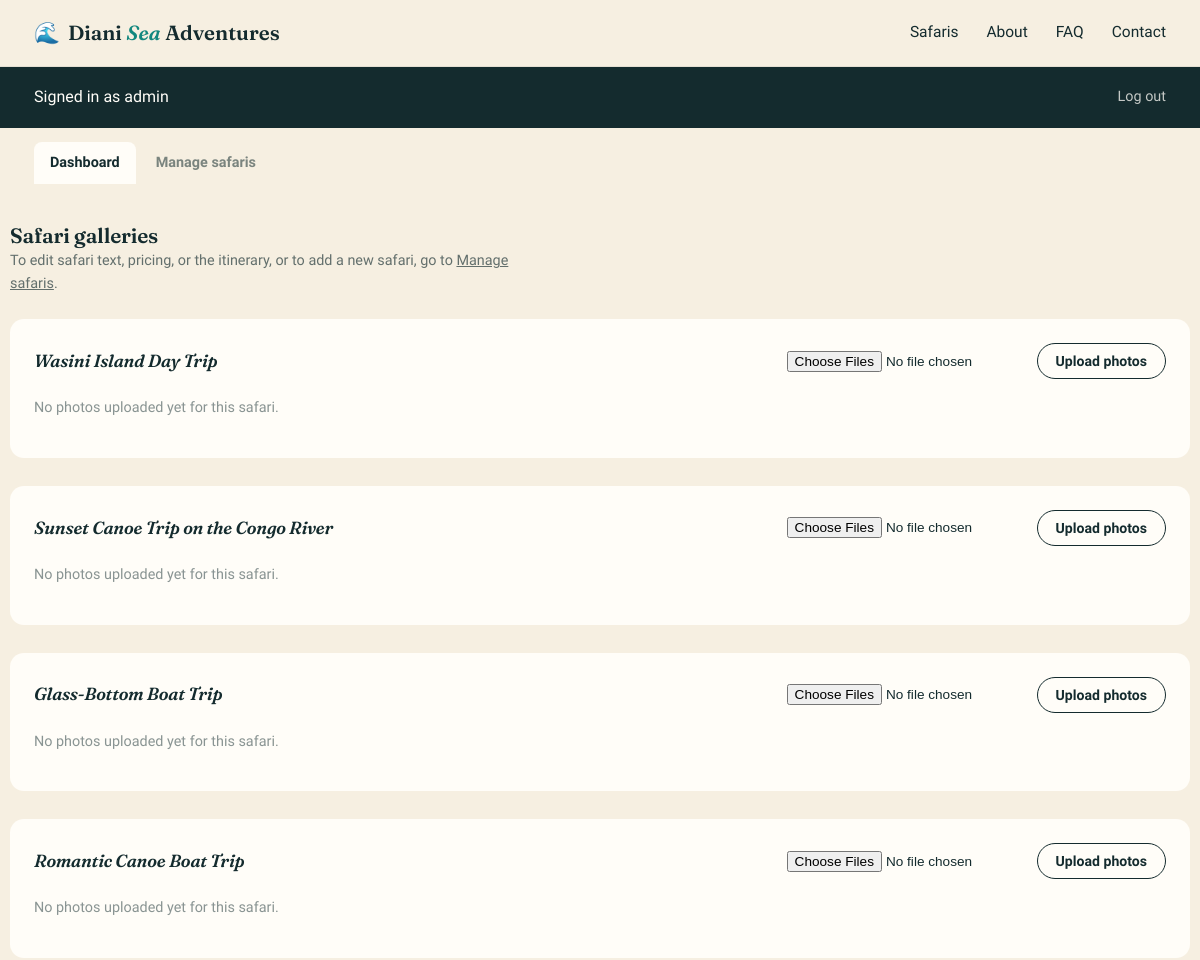
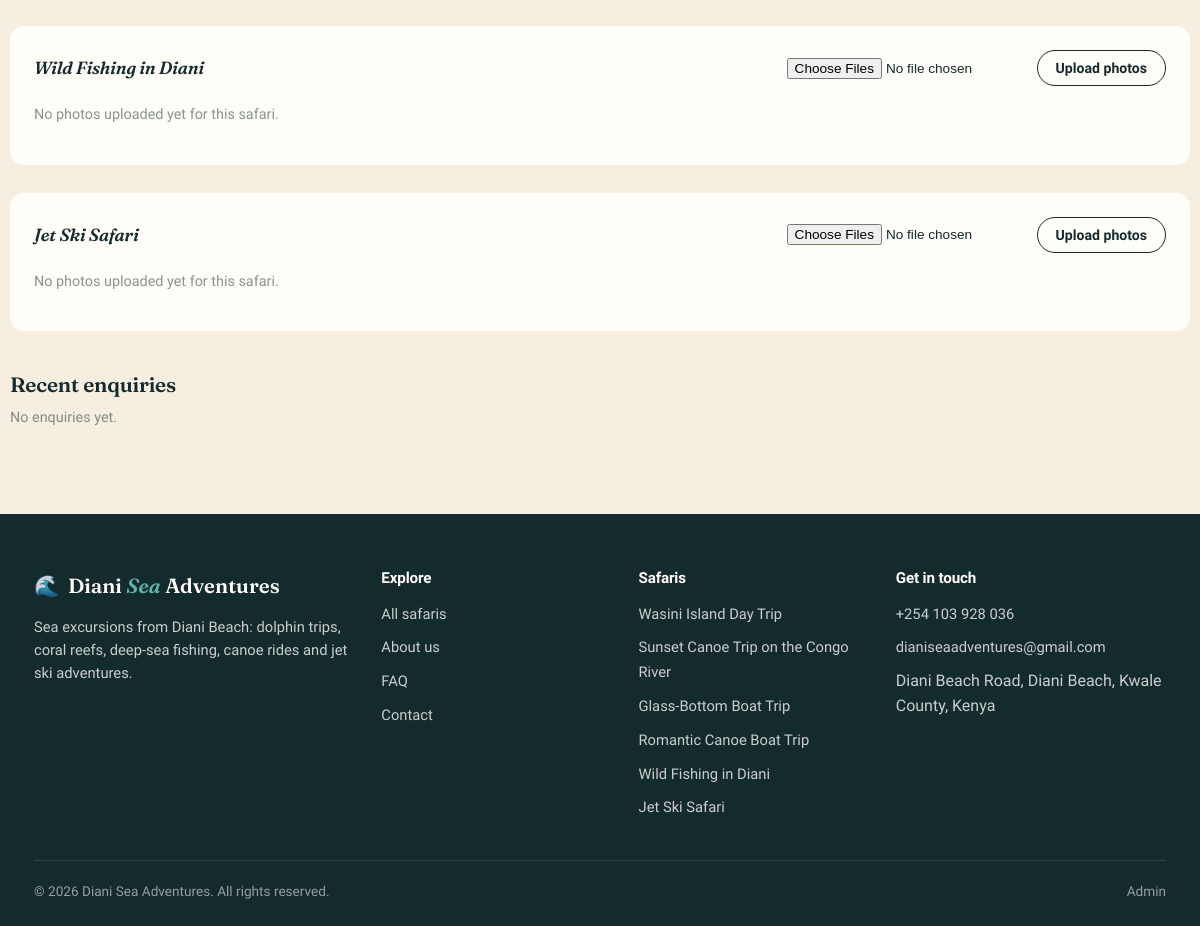
Screenshot of /admin/dashboard (signed in) with the database file from the repository (2 pictures, top to bottom).
### tables this page shows
CREATE TABLE safaris (
    id INTEGER PRIMARY KEY AUTOINCREMENT,
    slug TEXT UNIQUE NOT NULL,
    accent TEXT DEFAULT 'lagoon',
    emoji TEXT DEFAULT '',
    name TEXT NOT NULL,
    tagline TEXT DEFAULT '{}',
    teaser TEXT DEFAULT '{}',
    duration TEXT DEFAULT '{}',
    group_size TEXT DEFAULT '{}',
    price TEXT DEFAULT '{}',
    difficulty TEXT DEFAULT '{}',
    departs TEXT DEFAULT '{}',
    best_time TEXT DEFAULT '{}',
    overview TEXT DEFAULT '{}',
    highlights TEXT DEFAULT '{}',
    included TEXT DEFAULT '{}',
    excluded TEXT DEFAULT '{}',
    bring TEXT DEFAULT '{}',
    itinerary TEXT DEFAULT '{}',
    display_order INTEGER DEFAULT 0
);

### app.py (the view)
@app.route("/admin/dashboard")
@login_required
def admin_dashboard():
    inquiries = db.get_all_inquiries(DEFAULT_LOCALE)
    return render_template("admin_dashboard.html", inquiries=inquiries)

### app.py (called while the page is built)
def login_required(view):
    @wraps(view)
    def wrapped(*args, **kwargs):
        if not session.get("is_admin"):
            flash("Please log in to access the admin area.", "error")
            return redirect(url_for("admin_login", next=request.path))
        return view(*args, **kwargs)
    return wrapped

def get_locale():
    query_lang = request.args.get("lang")
    if query_lang in SUPPORTED_LOCALES:
        session["locale"] = query_lang
        return query_lang
    if session.get("locale") in SUPPORTED_LOCALES:
        return session["locale"]
    best = request.accept_languages.best_match(SUPPORTED_LOCALES)
    locale = best or DEFAULT_LOCALE
    session["locale"] = locale
    return locale

@app.before_request
def load_locale():
    g.locale = get_locale()

def safari_cover_url(slug):
    path = os.path.join(COVERS_DIR, f"{slug}.jpg")
    if os.path.exists(path):
        return url_for("static", filename=f"covers/{slug}.jpg")
    return None

def localized_contact_info(locale):
    info = dict(CONTACT_INFO)
    info["hours"] = [
        (resolve_locale(h["day"], locale), h["time"]) for h in CONTACT_INFO["hours"]
    ]
    return info

def build_switch_urls():
    urls = {}
    for code in SUPPORTED_LOCALES:
        args = request.args.to_dict(flat=True)
        args["lang"] = code
        urls[code] = request.path + "?" + urlencode(args)
    return urls

@app.context_processor
def inject_globals():
    is_admin_area = request.path.startswith("/admin")
    locale = DEFAULT_LOCALE if is_admin_area else g.locale
    safaris = db.get_all_safaris(locale)
    for s in safaris:
        s["cover_url"] = safari_cover_url(s["slug"])
    return {
        "safaris": safaris,
        "contact": localized_contact_info(locale),
        "current_year": datetime.now().year,
        "tr": lambda key, **kw: translate(key, locale, **kw),
        "locale": locale,
        "SUPPORTED_LOCALES": SUPPORTED_LOCALES,
        "LOCALE_NAMES": LOCALE_NAMES,
        "switch_urls": build_switch_urls(),
    }

### db.py (called while the page is built)
def get_db():
    if "db" not in g:
        g.db = sqlite3.connect(current_app.config["DATABASE_PATH"])
        g.db.row_factory = sqlite3.Row
        g.db.execute("PRAGMA foreign_keys = ON")
    return g.db

def get_all_safaris(locale=DEFAULT_LOCALE):
    rows = get_db().execute(
        "SELECT * FROM safaris ORDER BY display_order"
    ).fetchall()
    return [_safari_row_to_dict(r, locale) for r in rows]

### templates/admin_dashboard.html (shortened to what this page needs)
{% extends "base.html" %}
{% block content %}
<div class="admin-shell">
  <div class="admin-topbar">
    <div class="container">
      <span>Signed in as admin</span>
      <a href="{{ url_for('admin_logout') }}">Log out</a>
    </div>
  </div>
  <div class="container admin-subnav">
    <a href="{{ url_for('admin_dashboard') }}" class="active">Dashboard</a>
    <a href="{{ url_for('admin_safaris') }}">Manage safaris</a>
  </div>
  <div class="container admin-section">
    <h2>Safari galleries</h2>
    <p class="admin-hint">To edit safari text, pricing, or the itinerary, or to add a new safari, go to <a href="{{ url_for('admin_safaris') }}">Manage safaris</a>.</p>
    <div class="gallery-manager">
      {% for s in safaris %}
        <div class="gallery-card">
          <div class="gallery-card-head">
            <h3>{{ s.name }}</h3>
            <form class="upload-form" method="POST" action="{{ url_for('admin_upload', slug=s.slug) }}" enctype="multipart/form-data">
              <input type="file" name="photos" accept="image/png, image/jpeg, image/webp, image/gif" multiple required>
              <button type="submit" class="btn btn-outline-dark btn-small">Upload photos</button>
            </form>
          </div>
          {% if s.images %}
            <div class="thumb-grid">
              {% for img in s.images %}
                <div class="thumb">
                  <img src="{{ url_for('static', filename='uploads/' ~ s.slug ~ '/' ~ img.filename) }}" alt="">
                  <form method="POST" action="{{ url_for('admin_delete_image', image_id=img.id) }}" onsubmit="return confirm('Delete this photo?');">
                    <button type="submit" title="Delete photo" aria-label="Delete photo">&times;</button>
                  </form>
                </div>
              {% endfor %}
            </div>
          {% else %}
            <p class="empty-note">No photos uploaded yet for this safari.</p>
          {% endif %}
        </div>
      {% endfor %}
    </div>
    <h2>Recent enquiries</h2>
    {% if inquiries %}
      <table class="inquiry-table">
        <thead>
          <tr>
            <th>Received</th>
            <th>Name</th>
            <th>Contact</th>
            <th>Safari</th>
            <th>Message</th>
          </tr>
        </thead>
        <tbody>
          {% for i in inquiries %}
            <tr>
              <td>{{ i.received_at }}</td>
              <td>{{ i.name }}</td>
              <td>{{ i.email }}{% if i.phone %}<br>{{ i.phone }}{% endif %}</td>
              <td>{{ i.safari.name if i.safari else '—' }}</td>
              <td>{{ i.message }}</td>
            </tr>
          {% endfor %}
        </tbody>
      </table>
    {% else %}
      <p class="empty-note">No enquiries yet.</p>
    {% endif %}
  </div>
</div>
{% endblock %}

### templates/base.html (shortened to what this page needs)
<!DOCTYPE html>
<html lang="{{ locale }}">
<head>
  <link rel="stylesheet" href="{{ url_for('static', filename='css/style.css') }}">
</head>
<body>
  <header class="site-header">
    <div class="container">
      <a href="{{ url_for('index') }}" class="brand">
        <span class="brand-mark" aria-hidden="true">🌊</span>
        <span class="brand-name">Diani <em>Sea</em> Adventures</span>
      </a>
      <nav class="main-nav">
        <a href="{{ url_for('index') }}#safaris">{{ tr('nav_safaris') }}</a>
        <a href="{{ url_for('index') }}#why-us">{{ tr('nav_about') }}</a>
        <a href="{{ url_for('index') }}#faq">{{ tr('nav_faq') }}</a>
        <a href="{{ url_for('contact') }}">{{ tr('nav_contact') }}</a>
      </nav>
    </div>
  </header>
  <main>
    {% block content %}{% endblock %}
  </main>
  <footer class="site-footer">
    <div class="container">
      <div class="footer-grid">
        <div class="footer-brand">
          <a href="{{ url_for('index') }}" class="brand" style="margin-bottom: 14px; display: flex;">
            <span class="brand-mark" aria-hidden="true">🌊</span>
            <span class="brand-name">Diani <em>Sea</em> Adventures</span>
          </a>
          <p>{{ tr('footer_blurb') }}</p>
        </div>
        <div>
          <h4>{{ tr('footer_explore_heading') }}</h4>
          <ul>
            <li><a href="{{ url_for('index') }}#safaris">{{ tr('footer_all_safaris') }}</a></li>
            <li><a href="{{ url_for('index') }}#why-us">{{ tr('footer_about_us') }}</a></li>
            <li><a href="{{ url_for('index') }}#faq">{{ tr('footer_faq') }}</a></li>
            <li><a href="{{ url_for('contact') }}">{{ tr('footer_contact') }}</a></li>
          </ul>
        </div>
        <div>
          <h4>{{ tr('footer_safaris_heading') }}</h4>
          <ul>
            {% for s in safaris %}
              <li><a href="{{ url_for('safari_detail', slug=s.slug) }}">{{ s.name }}</a></li>
            {% endfor %}
          </ul>
        </div>
        <div>
          <h4>{{ tr('footer_contact_heading') }}</h4>
          <ul>
            <li><a href="tel:{{ contact.phone }}">{{ contact.phone }}</a></li>
            <li><a href="mailto:{{ contact.email }}">{{ contact.email }}</a></li>
            <li>{{ contact.address }}</li>
          </ul>
        </div>
      </div>
      <div class="footer-bottom">
        <span>{{ tr('footer_rights', year=current_year) }}</span>
        <a href="{{ url_for('admin_login') }}">{{ tr('footer_admin') }}</a>
      </div>
    </div>
  </footer>
</body>
</html>

### rows the page displays
safaris: name "Wasini Island Day Trip"
safaris: name "Sunset Canoe Trip on the Congo River"
safaris: name "Glass-Bottom Boat Trip"
safaris: name "Romantic Canoe Boat Trip"
safaris: name "Wild Fishing in Diani"
safaris: name "Jet Ski Safari"

### other values shown
{{ tr('nav_safaris') }} "Safaris"
{{ tr('nav_about') }} "About"
{{ tr('nav_faq') }} "FAQ"
{{ tr('nav_contact') }} "Contact"
{{ tr('footer_blurb') }} "Sea excursions from Diani Beach: dolphin trips, coral reefs, deep-sea fishing, canoe rides and jet ski adventures."
{{ tr('footer_explore_heading') }} "Explore"
{{ tr('footer_all_safaris') }} "All safaris"
{{ tr('footer_about_us') }} "About us"
{{ tr('footer_faq') }} "FAQ"
{{ tr('footer_contact') }} "Contact"
{{ tr('footer_safaris_heading') }} "Safaris"
{{ tr('footer_contact_heading') }} "Get in touch"
{{ contact.phone }} "+254 103 928 036"
{{ contact.email }} "dianiseaadventures@gmail.com"
{{ contact.address }} "Diani Beach Road, Diani Beach, Kwale County, Kenya"
